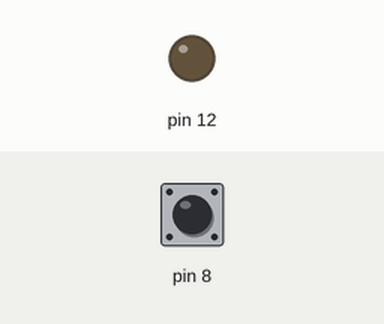
The sketch below on a simulated Arduino Uno, built with avr-gcc and run on an emulated ATmega328P. Parts: output pins drawn as LEDs (lit = HIGH). The test bench sets the inputs (shaded band); at power-on: pin 8 HIGH.

Above: at 1.2 s.
1.3 s: pin 8 pulled LOW for 0.15 s
At 2.2 s:
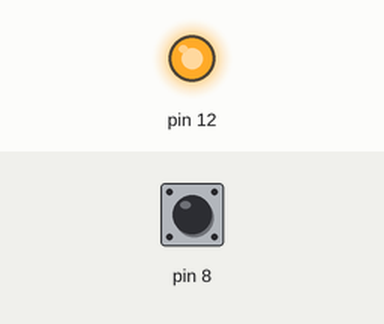
2.9 s: pin 8 pulled LOW for 1 s
At 3.4 s:
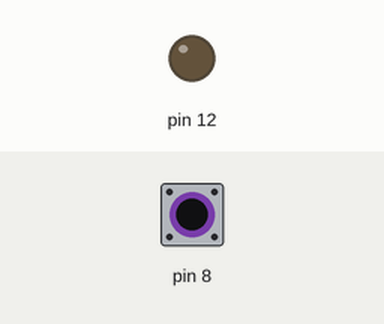
5.4 s: pin 8 pulled LOW for 3.2 s
At 6.5 s:
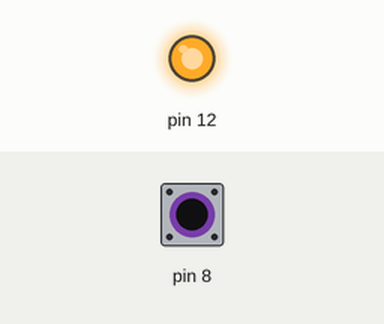
Timing chart, 0 to 8.4 s (numbered marks = the images above; inputs shaded):
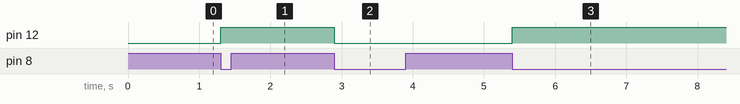

The sketch:

button_toggle_led.ino
```cpp
bool state = false;
int before_press = 1;

void setup() {
  pinMode(8, INPUT_PULLUP);
  pinMode(12, OUTPUT);
}

void loop() {
  int button = digitalRead(8);
  if (before_press == 1 && button == 0){
    state = !state;
  }

  if (state == true){
    digitalWrite(12, HIGH);
  }
  else{
    digitalWrite(12, LOW);
  }
  before_press = button;
}
```

Measured:
- after the input at 1.3 s, pin 12: LOW → HIGH at once
- after the input at 2.9 s, pin 12: HIGH → LOW at once
- after the input at 5.4 s, pin 12: LOW → HIGH at once
